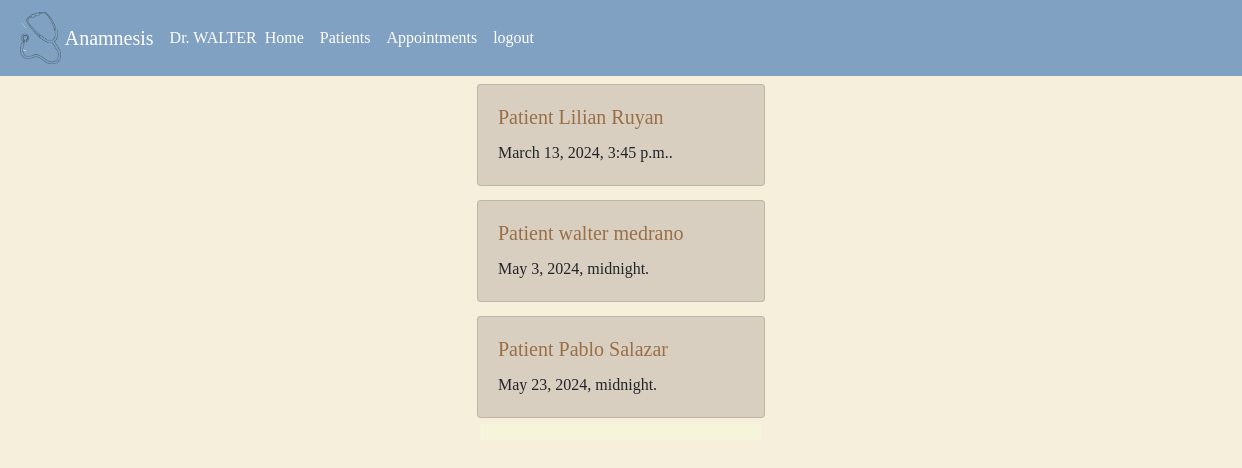
The app's page /appointments (signed in), older data.
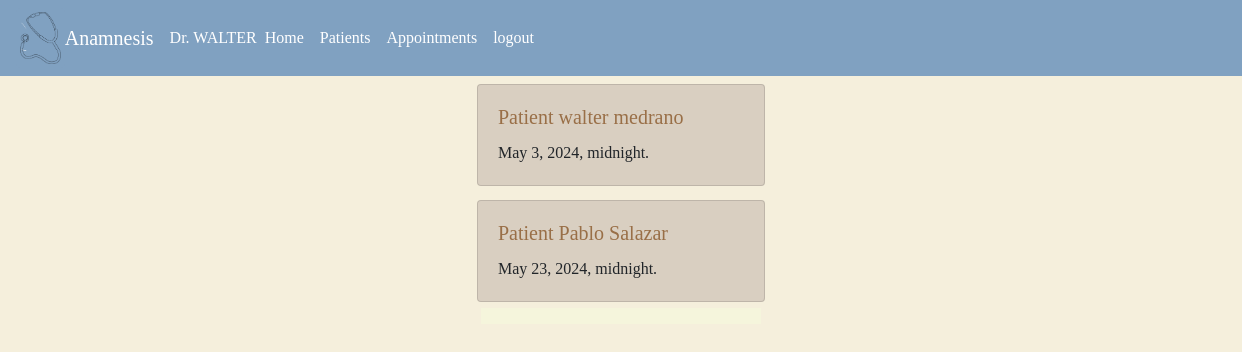
The same page, newer data.
### anamnesis/models.py (models this page shows)
class Patienthistory(models.Model):
    patient = models.ForeignKey(Patient, on_delete=models.CASCADE, blank=True, null=True, related_name="patient_history")
    date = models.DateTimeField() #date the file was created
    diagnostic =models.CharField(max_length=500, blank=True, null=True)
    history =models.CharField(max_length=500, blank=True, null=True) # Explanation of the symptoms
    prescription = models.CharField(max_length=500, blank=True, null=True)
    visit = models.CharField(max_length=30, blank=True, null=True) # Reason the patient is visiting
    nextappointment = models.DateTimeField(null=True, blank=True)

class Patient(models.Model):
    doctor = models.ForeignKey(User, on_delete=models.CASCADE, blank=True, null=True, related_name="patients")
    name = models.CharField(max_length=25, blank=True)
    lastname = models.CharField(max_length=25, blank=True)
    address = models.CharField(max_length=50, blank=True, null=True)
    city = models.CharField(max_length=30, blank=True, null=True)
    state = models.CharField(max_length=20, blank=True, null=True)
    phonenumber = models.CharField(max_length=15, blank=True, null=True)
    date = models.DateTimeField(null=True)
    def __str__(self):
        return f"Patient {self.name} {self.lastname}"

### anamnesis/views.py (the view)
# urls.py: path("appointments", views.appointments, name="appointments"),
def appointments(request):
    if request.method == "GET":
        appointments = Patienthistory.objects.all().order_by('nextappointment')
        aware_datetime = datetime.now(pytz.utc)  # Create an aware datetime object with timezone information
        listappointments = []
        for appointment in appointments:
            if appointment.nextappointment is not None and appointment.nextappointment >= aware_datetime:
                listappointments.append(appointment)
        paginator = Paginator(listappointments, 10) #show 10 posts per page
        page_number = request.GET.get('page')
        listappointments = paginator.get_page(page_number)
        return render(request, "anamnesis/appointments.html", {
            'appointments': listappointments,
        })

### anamnesis/templates/anamnesis/appointments.html (shortened to what this page needs)
{% extends "anamnesis/layout.html" %}
{% load static %}
{% block body %}
    {% if user.is_authenticated %}
        {% for appointment in appointments %}
            <div class="container d-flex justify-content-center">
                <div id="cardtest" class="card" style="width: 18rem;">
                    <div class="card-body">
                      <a href="{% url 'fileview' file_id=appointment.id %}"><h5 class="card-title">{{appointment.patient}}</h5></a>
                      <p class="card-text">{{appointment.nextappointment}}.</p>
                    </div>
                  </div>
            </div>
        {% endfor %}
         <div class="container w-25">
            <nav aria-label="Page navigation" style="background-color: beige;">
            </nav>
        </div>
    {% else %}
        <h1> 403. You do not have access</h1>
    {% endif %}
{% endblock %}

Row changes from the older to the newer data that the page shows:
no longer on this page (row edited): Patienthistory: patient "Patient Lilian Ruyan", nextappointment "March 13, 2024, 3:45 p.m."
